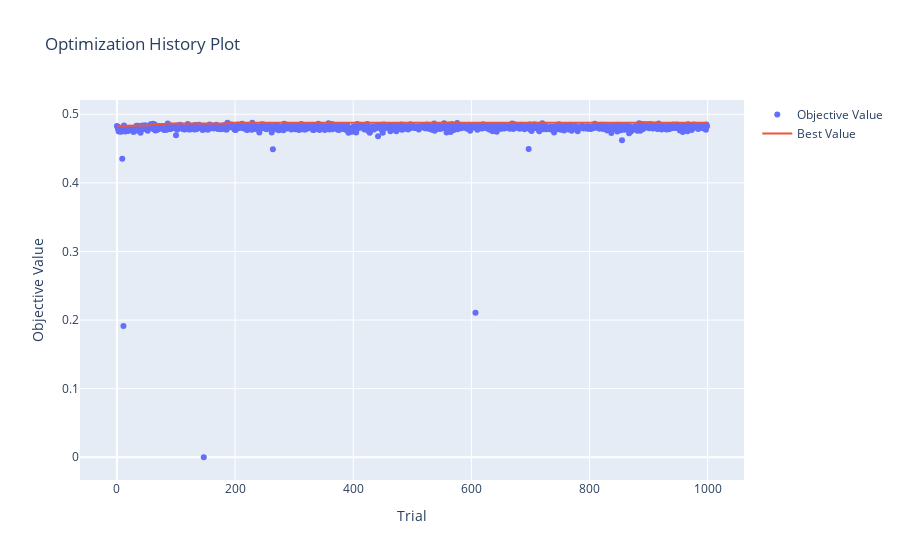

The cell this chart's notebook holds for it:
### Code cell
# Model optimization history across trials
vis.plot_optimization_history(study)

### Figure 1 — Plotly figure (JSON) as saved in the notebook; plotly's stock layout.template omitted (floating-point values rounded to 4 significant figures; data arrays with more than 128 entries replaced by an {"elided": "..."} marker saying what was removed)
{"data": [{"mode": "markers", "name": "Objective Value", "type": "scatter", "x": {"elided": "1000 int values"}, "y": {"elided": "1000 float values"}}, {"mode": "lines", "name": "Best Value", "type": "scatter", "x": {"elided": "1000 int values"}, "y": {"elided": "1000 float values"}}, {"marker": {"color": "#cccccc"}, "mode": "markers", "name": "Infeasible Trial", "showlegend": false, "type": "scatter", "x": [], "y": []}], "layout": {"title": {"text": "Optimization History Plot"}, "xaxis": {"title": {"text": "Trial"}}, "yaxis": {"title": {"text": "Objective Value"}}}}
